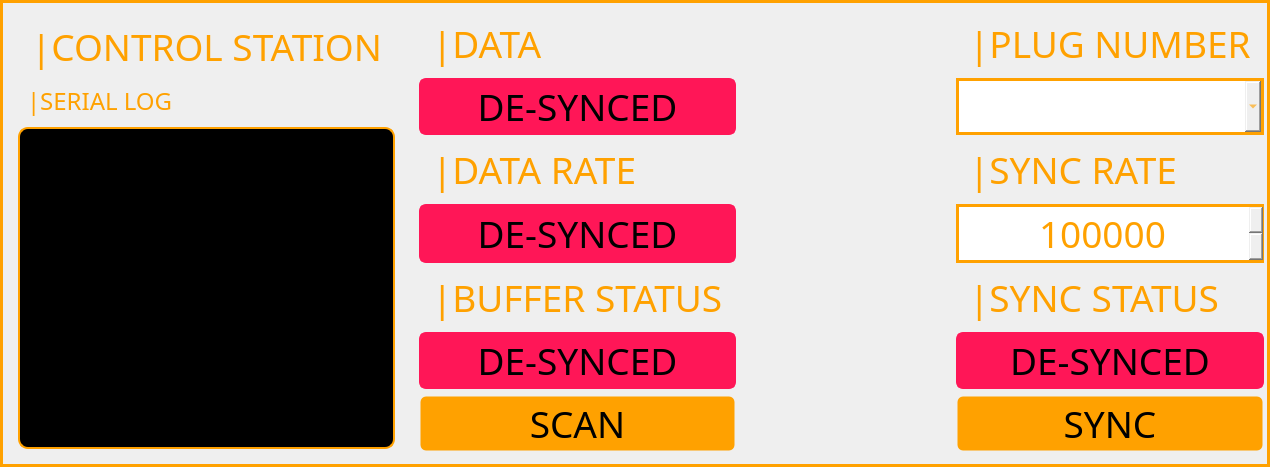
            <widget class="QWidget" name="connect_page">
             <layout class="QGridLayout" name="gridLayout_10">
              <property name="leftMargin">
               <number>0</number>
              </property>
              <property name="topMargin">
               <number>0</number>
              </property>
              <property name="rightMargin">
               <number>0</number>
              </property>
              <property name="bottomMargin">
               <number>0</number>
              </property>
              <item row="0" column="0" rowspan="2" colspan="2">
               <widget class="QFrame" name="orange_frame_inner_2">
                <property name="enabled">
                 <bool>true</bool>
                </property>
                <property name="styleSheet">
                 <string notr="true">border: 3px solid rgb(255, 161, 0);</string>
                </property>
                <property name="frameShape">
                 <enum>QFrame::Shape::StyledPanel</enum>
                </property>
                <property name="frameShadow">
                 <enum>QFrame::Shadow::Raised</enum>
                </property>
                <layout class="QHBoxLayout" name="horizontalLayout_3" stretch="0,3">
                 <property name="leftMargin">
                  <number>0</number>
                 </property>
                 <property name="topMargin">
                  <number>0</number>
                 </property>
                 <property name="rightMargin">
                  <number>0</number>
                 </property>
                 <property name="bottomMargin">
                  <number>0</number>
                 </property>
                 <item>
                  <widget class="QFrame" name="frame_5">
                   <property name="sizePolicy">
                    <sizepolicy hsizetype="Preferred" vsizetype="Ignored">
                     <horstretch>0</horstretch>
                     <verstretch>0</verstretch>
                    </sizepolicy>
                   </property>
                   <property name="styleSheet">
                    <string notr="true">border-color: transparent;</string>
                   </property>
                   <property name="frameShape">
                    <enum>QFrame::Shape::StyledPanel</enum>
                   </property>
                   <property name="frameShadow">
                    <enum>QFrame::Shadow::Raised</enum>
                   </property>
                   <layout class="QVBoxLayout" name="verticalLayout_4">
                    <property name="spacing">
                     <number>0</number>
                    </property>
                    <property name="leftMargin">
                     <number>0</number>
                    </property>
                    <property name="topMargin">
                     <number>0</number>
                    </property>
                    <property name="rightMargin">
                     <number>0</number>
                    </property>
                    <property name="bottomMargin">
                     <number>0</number>
                    </property>
                    <item>
                     <widget class="QFrame" name="info_frame_2">
                      <property name="sizePolicy">
                       <sizepolicy hsizetype="Expanding" vsizetype="Expanding">
                        <horstretch>0</horstretch>
                        <verstretch>0</verstretch>
                       </sizepolicy>
                      </property>
                      <property name="autoFillBackground">
                       <bool>false</bool>
                      </property>
                      <property name="styleSheet">
                       <string notr="true">border-color: transparent;
</string>
                      </property>
                      <property name="frameShape">
                       <enum>QFrame::Shape::StyledPanel</enum>
                      </property>
                      <property name="frameShadow">
                       <enum>QFrame::Shadow::Raised</enum>
                      </property>
                      <layout class="QVBoxLayout" name="verticalLayout_5">
                       <item>
                        <widget class="QLabel" name="status_display_label_2">
                         <property name="font">
                          <font>
                           <family>Impact</family>
                           <pointsize>28</pointsize>
                          </font>
                         </property>
                         <property name="styleSheet">
                          <string notr="true">color: rgb(255, 161, 0);
background-color: transparent;
border-color: transparent;</string>
                         </property>
                         <property name="text">
                          <string>|CONTROL STATION</string>
                         </property>
                         <property name="scaledContents">
                          <bool>false</bool>
                         </property>
                        </widget>
                       </item>
                       <item>
                        <widget class="QLabel" name="system_log_label_2">
                         <property name="font">
                          <font>
                           <family>Impact</family>
                           <pointsize>18</pointsize>
                          </font>
                         </property>
                         <property name="styleSheet">
                          <string notr="true">color: rgb(255, 161, 0);
background-color: transparent;
border-color: transparent;</string>
                         </property>
                         <property name="text">
                          <string>|SERIAL LOG</string>
                         </property>
                        </widget>
                       </item>
                       <item>
                        <widget class="QPlainTextEdit" name="serial_log">
                         <property name="sizePolicy">
                          <sizepolicy hsizetype="Preferred" vsizetype="Expanding">
                           <horstretch>0</horstretch>
                           <verstretch>0</verstretch>
                          </sizepolicy>
                         </property>
                         <property name="font">
                          <font>
                           <family>Impact</family>
                           <pointsize>12</pointsize>
                          </font>
                         </property>
                         <property name="styleSheet">
                          <string notr="true">QPlainTextEdit {
    background-color: black;
    color: rgb(255, 161, 0);
    border: 2px solid rgb(255, 161, 0);
    border-radius: 10px;
    padding: 5px;
}

/* Vertical ScrollBar */
QScrollBar:vertical {
    background: black;
    width: 10px;
    margin: 0px;
}

QScrollBar::handle:vertical {
    background: rgb(255, 161, 0);
    min-height: 20px;
    border-radius: 5px;
}

QScrollBar::add-line:vertical,
QScrollBar::sub-line:vertical {
    height: 0px;
    background: none;
}

/* This is the part behind the handle (track) */
QScrollBar::groove:vertical {
    background: black;
    border-radius: 5px;
}
</string>
                         </property>
                         <property name="plainText">
                          <string/>
                         </property>
                        </widget>
                       </item>
                      </layout>
                     </widget>
                    </item>
                   </layout>
                  </widget>
                 </item>
                 <item>
                  <widget class="QFrame" name="sync_status_frame">
                   <property name="styleSheet">
                    <string notr="true">border-color: transparent;</string>
                   </property>
                   <property name="frameShape">
                    <enum>QFrame::Shape::StyledPanel</enum>
                   </property>
                   <property name="frameShadow">
                    <enum>QFrame::Shadow::Raised</enum>
                   </property>
                   <layout class="QGridLayout" name="gridLayout_9" columnstretch="3,5,3">
                    <property name="leftMargin">
                     <number>0</number>
                    </property>
                    <property name="topMargin">
                     <number>9</number>
                    </property>
                    <property name="rightMargin">
                     <number>0</number>
                    </property>
                    <property name="bottomMargin">
                     <number>9</number>
                    </property>
                    <property name="horizontalSpacing">
                     <number>10</number>
                    </property>
                    <item row="1" column="2">
                     <widget class="QComboBox" name="com_port_box">
                      <property name="sizePolicy">
                       <sizepolicy hsizetype="Preferred" vsizetype="Expanding">
                        <horstretch>0</horstretch>
                        <verstretch>0</verstretch>
                       </sizepolicy>
                      </property>
                      <property name="styleSheet">
                       <string notr="true">font: 28pt &quot;Impact&quot;;
color: rgb(255, 161, 0);
border-color: rgb(255, 161, 0);</string>
                      </property>
                     </widget>
                    </item>
                    <item row="2" column="2">
                     <widget class="QLabel" name="system_log_label_7">
                      <property name="font">
                       <font>
                        <family>Impact</family>
                        <pointsize>28</pointsize>
                       </font>
                      </property>
                      <property name="styleSheet">
                       <string notr="true">color: rgb(255, 161, 0);
background-color: transparent;
border-color: transparent;</string>
                      </property>
                      <property name="text">
                       <string>|SYNC RATE</string>
                      </property>
                     </widget>
                    </item>
                    <item row="4" column="0">
                     <widget class="QLabel" name="system_log_label_5">
                      <property name="font">
                       <font>
                        <family>Impact</family>
                        <pointsize>28</pointsize>
                       </font>
                      </property>
                      <property name="styleSheet">
                       <string notr="true">color: rgb(255, 161, 0);
background-color: transparent;
border-color: transparent;</string>
                      </property>
                      <property name="text">
                       <string>|BUFFER STATUS</string>
                      </property>
                     </widget>
                    </item>
                    <item row="4" column="2">
                     <widget class="QLabel" name="system_log_label_8">
                      <property name="font">
                       <font>
                        <family>Impact</family>
                        <pointsize>28</pointsize>
                       </font>
                      </property>
                      <property name="styleSheet">
                       <string notr="true">color: rgb(255, 161, 0);
background-color: transparent;
border-color: transparent;</string>
                      </property>
                      <property name="text">
                       <string>|SYNC STATUS</string>
                      </property>
                     </widget>
                    </item>
                    <item row="6" column="2">
                     <widget class="QPushButton" name="sync_button">
                      <property name="sizePolicy">
                       <sizepolicy hsizetype="Minimum" vsizetype="Expanding">
                        <horstretch>0</horstretch>
                        <verstretch>0</verstretch>
                       </sizepolicy>
                      </property>
                      <property name="font">
                       <font>
                        <family>Impact</family>
                        <pointsize>28</pointsize>
                       </font>
                      </property>
                      <property name="styleSheet">
                       <string notr="true">color: rgb(0, 0, 0);
background-color: rgb(255, 161, 0);
border-radius: 7px;
</string>
                      </property>
                      <property name="text">
                       <string>SYNC</string>
                      </property>
                     </widget>
                    </item>
                    <item row="5" column="2">
                     <widget class="QLabel" name="sync_status_2">
                      <property name="sizePolicy">
                       <sizepolicy hsizetype="Preferred" vsizetype="Expanding">
                        <horstretch>0</horstretch>
                        <verstretch>0</verstretch>
                       </sizepolicy>
                      </property>
                      <property name="font">
                       <font>
                        <family>Impact</family>
                        <pointsize>28</pointsize>
                       </font>
                      </property>
                      <property name="styleSheet">
                       <string notr="true">color: rgb(0, 0, 0);
background-color: rgb(255, 22, 87);
border-color: rgb(255, 22, 87);
border-radius: 7px;</string>
                      </property>
                      <property name="text">
                       <string>DE-SYNCED</string>
                      </property>
                      <property name="alignment">
                       <set>Qt::AlignmentFlag::AlignCenter</set>
                      </property>
                     </widget>
                    </item>
                    <item row="0" column="2">
                     <widget class="QLabel" name="system_log_label_6">
                      <property name="font">
                       <font>
                        <family>Impact</family>
                        <pointsize>28</pointsize>
                       </font>
                      </property>
                      <property name="styleSheet">
                       <string notr="true">color: rgb(255, 161, 0);
background-color: transparent;
border-color: transparent;</string>
                      </property>
                      <property name="text">
                       <string>|PLUG NUMBER</string>
                      </property>
                     </widget>
                    </item>
                    <item row="6" column="0">
                     <widget class="QPushButton" name="scan_button">
                      <property name="sizePolicy">
                       <sizepolicy hsizetype="Minimum" vsizetype="Expanding">
                        <horstretch>0</horstretch>
                        <verstretch>0</verstretch>
                       </sizepolicy>
                      </property>
                      <property name="font">
                       <font>
                        <family>Impact</family>
                        <pointsize>28</pointsize>
                       </font>
                      </property>
                      <property name="styleSheet">
                       <string notr="true">color: rgb(0, 0, 0);
background-color: rgb(255, 161, 0);
border-radius: 7px;
</string>
                      </property>
                      <property name="text">
                       <string>SCAN</string>
                      </property>
                     </widget>
                    </item>
                    <item row="5" column="0">
                     <widget class="QLabel" name="buffer_status">
                      <property name="sizePolicy">
                       <sizepolicy hsizetype="Preferred" vsizetype="Expanding">
                        <horstretch>0</horstretch>
                        <verstretch>0</verstretch>
                       </sizepolicy>
                      </property>
                      <property name="font">
                       <font>
                        <family>Impact</family>
                        <pointsize>28</pointsize>
                       </font>
                      </property>
                      <property name="styleSheet">
                       <string notr="true">color: rgb(0, 0, 0);
background-color: rgb(255, 22, 87);
border-color: rgb(255, 22, 87);
border-radius: 7px;</string>
                      </property>
                      <property name="text">
                       <string>DE-SYNCED</string>
                      </property>
                      <property name="alignment">
                       <set>Qt::AlignmentFlag::AlignCenter</set>
                      </property>
                     </widget>
                    </item>
                    <item row="1" column="0">
                     <widget class="QLabel" name="data_status">
                      <property name="sizePolicy">
                       <sizepolicy hsizetype="Preferred" vsizetype="Expanding">
                        <horstretch>0</horstretch>
                        <verstretch>0</verstretch>
                       </sizepolicy>
                      </property>
                      <property name="font">
                       <font>
                        <family>Impact</family>
                        <pointsize>28</pointsize>
                       </font>
                      </property>
                      <property name="styleSheet">
                       <string notr="true">color: rgb(0, 0, 0);
background-color: rgb(255, 22, 87);
border-color: rgb(255, 22, 87);
border-radius: 7px;</string>
                      </property>
                      <property name="text">
                       <string>DE-SYNCED</string>
                      </property>
                      <property name="alignment">
                       <set>Qt::AlignmentFlag::AlignCenter</set>
                      </property>
                     </widget>
                    </item>
                    <item row="2" column="0">
                     <widget class="QLabel" name="system_log_label_4">
                      <property name="font">
                       <font>
                        <family>Impact</family>
                        <pointsize>28</pointsize>
                       </font>
                      </property>
                      <property name="styleSheet">
                       <string notr="true">color: rgb(255, 161, 0);
background-color: transparent;
border-color: transparent;</string>
                      </property>
                      <property name="text">
                       <string>|DATA RATE</string>
                      </property>
                     </widget>
                    </item>
                    <item row="3" column="2">
                     <widget class="QSpinBox" name="sync_rate_box">
                      <property name="sizePolicy">
                       <sizepolicy hsizetype="Minimum" vsizetype="Expanding">
                        <horstretch>0</horstretch>
                        <verstretch>0</verstretch>
                       </sizepolicy>
                      </property>
                      <property name="font">
                       <font>
                        <family>Impact</family>
                        <pointsize>28</pointsize>
                        <italic>false</italic>
                        <bold>false</bold>
                       </font>
                      </property>
                      <property name="styleSheet">
                       <string notr="true">color: rgb(255, 161, 0);
font: 28pt &quot;Impact&quot;;
border-color: rgb(255, 161, 0);</string>
                      </property>
                      <property name="alignment">
                       <set>Qt::AlignmentFlag::AlignCenter</set>
                      </property>
                      <property name="maximum">
                       <number>921600</number>
                      </property>
                      <property name="singleStep">
                       <number>300</number>
                      </property>
                      <property name="value">
                       <number>115200</number>
                      </property>
                     </widget>
                    </item>
                    <item row="3" column="0">
                     <widget class="QLabel" name="data_rate_status">
                      <property name="sizePolicy">
                       <sizepolicy hsizetype="Preferred" vsizetype="Expanding">
                        <horstretch>0</horstretch>
                        <verstretch>0</verstretch>
                       </sizepolicy>
                      </property>
                      <property name="font">
                       <font>
                        <family>Impact</family>
                        <pointsize>28</pointsize>
                       </font>
                      </property>
                      <property name="styleSheet">
                       <string notr="true">color: rgb(0, 0, 0);
background-color: rgb(255, 22, 87);
border-color: rgb(255, 22, 87);
border-radius: 7px;</string>
                      </property>
                      <property name="text">
                       <string>DE-SYNCED</string>
                      </property>
                      <property name="alignment">
                       <set>Qt::AlignmentFlag::AlignCenter</set>
                      </property>
                     </widget>
                    </item>
                    <item row="0" column="0">
                     <widget class="QLabel" name="system_log_label_3">
                      <property name="font">
                       <font>
                        <family>Impact</family>
                        <pointsize>28</pointsize>
                       </font>
                      </property>
                      <property name="styleSheet">
                       <string notr="true">color: rgb(255, 161, 0);
background-color: transparent;
border-color: transparent;</string>
                      </property>
                      <property name="text">
                       <string>|DATA</string>
                      </property>
                     </widget>
                    </item>
                    <item row="0" column="1" rowspan="6">
                     <widget class="QFrame" name="donut_status_frame">
                      <property name="sizePolicy">
                       <sizepolicy hsizetype="Expanding" vsizetype="Preferred">
                        <horstretch>0</horstretch>
                        <verstretch>0</verstretch>
                       </sizepolicy>
                      </property>
                      <property name="minimumSize">
                       <size>
                        <width>200</width>
                        <height>0</height>
                       </size>
                      </property>
                      <property name="styleSheet">
                       <string notr="true">border-color: transparent;</string>
                      </property>
                      <property name="frameShape">
                       <enum>QFrame::Shape::StyledPanel</enum>
                      </property>
                      <property name="frameShadow">
                       <enum>QFrame::Shadow::Raised</enum>
                      </property>
                      <layout class="QGridLayout" name="gridLayout_11"/>
                     </widget>
                    </item>
                   </layout>
                  </widget>
                 </item>
                </layout>
               </widget>
              </item>
             </layout>
            </widget>
